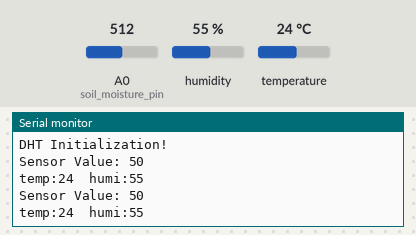
Recording of a sketch running on a simulated Arduino Uno, built with avr-gcc and run on an emulated ATmega328P. On the bench: the last lines printed to the serial monitor. The inputs (shaded band) are chosen by the test bench; at power-on: humidity 55 %, A0 (soil_moisture_pin) = 512, temperature 24 °C.

Above: at 2.8 s.
2.9 s: humidity set to 22 %
At 5.1 s:
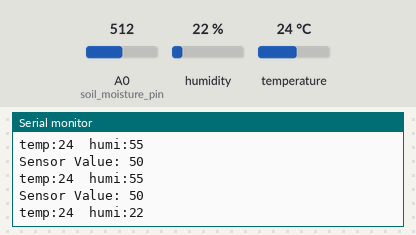
5.6 s: A0 (soil_moisture_pin) set to 716
At 7.6 s:
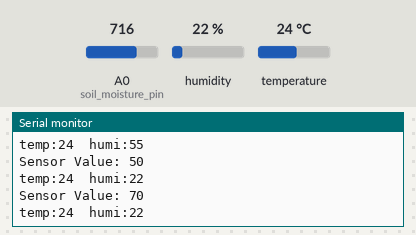
8.3 s: temperature set to 12 °C
At 10.8 s:
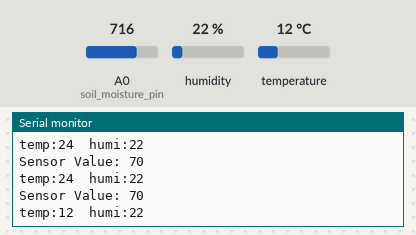
11.0 s: A0 (soil_moisture_pin) set to 900
At 12.6 s:
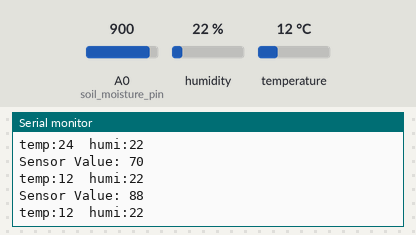
13.7 s: humidity set to 40 %
At 15.1 s:
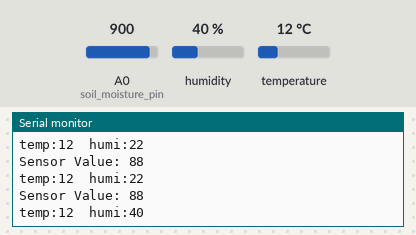
Timing chart, 0 to 16.7 s (numbered marks = the images above; inputs shaded):
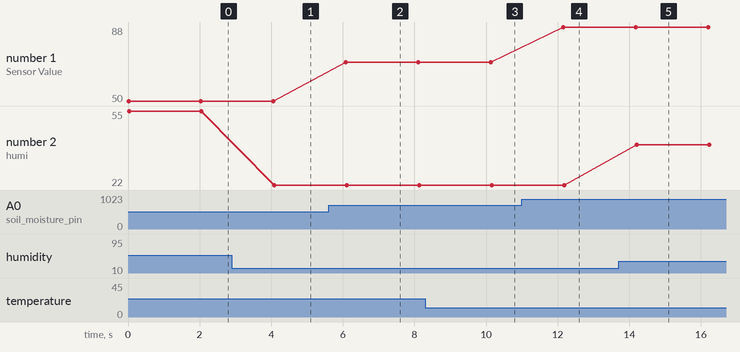

Measured:
- after the input at 2.9 s, the serial monitor: prints a new line after 1.2 s (image 1)
- after the input at 5.6 s, the serial monitor: prints a new line after 0.48 s (image 2)
- after the input at 8.3 s, the serial monitor: prints a new line after 1.9 s (image 3)
- after the input at 11.0 s, the serial monitor: prints a new line after 1.2 s (image 4)
- after the input at 13.7 s, the serial monitor: prints a new line after 0.51 s (image 5)
- plotted number 1: 50 → 70 after the input at 5.6 s, 70 → 88 after the input at 11.0 s
- plotted number 2: 55 → 22 after the input at 2.9 s, 22 → 40 after the input at 13.7 s

The sketch:

Colector_Date.ino
```cpp
#include <DFRobot_DHT11.h>
DFRobot_DHT11 DHT;

// Define area
#define DHTPIN 16
#define DHTTYPE DHT11   // DHT 11

int soil_moisture_pin = A0;

void setup() {
  Serial.begin(9600);
  Serial.println(F("DHT Initialization!"));
}

void loop() {
  sensor_readings();
}

int sensor_readings(){
  float sensor_value  = analogRead(soil_moisture_pin);
  int sensor_value_final=map(sensor_value, 0,1013, 0, 100);
  Serial.print("Sensor Value: ");
  Serial.println(sensor_value_final);

  DHT.read(DHTPIN);
  Serial.print("temp:");
  Serial.print(DHT.temperature);
  Serial.print("  humi:");
  Serial.println(DHT.humidity);

  delay(2000);
  return sensor_value, DHT.temperature, DHT.humidity;
}
```
